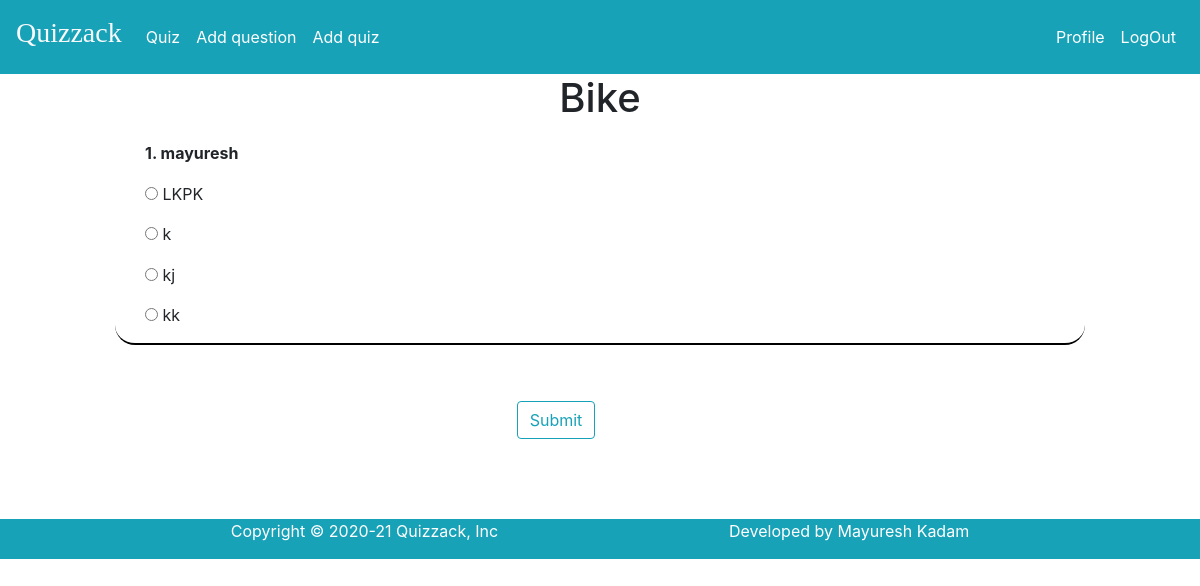
Page /quiz_catalog/quiz_page/bike (signed in) on the earlier database version.
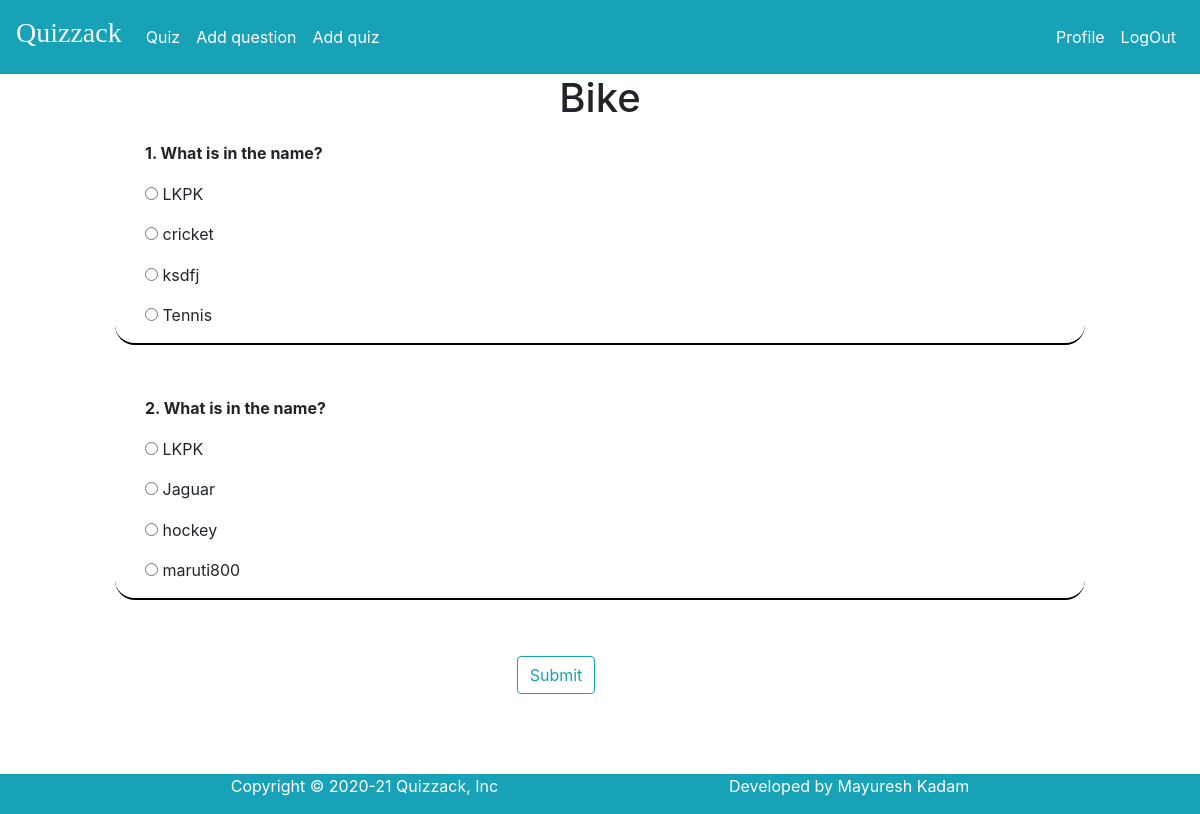
Same page on the later database version.
### blog/models.py (models this page shows, shortened)
class quiz(models.Model):
	question = models.CharField(max_length=500, default="")
	option1 = models.CharField(max_length=100, default="")
	option2 = models.CharField(max_length=100, default="")
	option3 = models.CharField(max_length=100, default="")
	option4 = models.CharField(max_length=100, default="")
	answer = models.CharField(max_length=100, default="")
	catogaries = models.CharField(max_length=100,default="")
	hint = models.CharField(max_length=500, default="")
	student = models.ForeignKey(User,on_delete=models.CASCADE)

### blog/views.py (the view)
# urls.py: path('quiz_page/',blog_views.quiz_page, name="quiz_page"),
@login_required
def quiz_page(request,cat):
	try:
		x=quiz.objects.filter(catogaries=cat)
	except:
		messages.success(request,f'Category not selected.')
		return HttpResponseRedirect(request.META.get('HTTP_REFERER'))
	context1={
	 'quizs':x,
	 'totalq':len(x),
	 'category':cat,
	}
	return render(request,'blog/quiz_page.html',context1)

### blog/Templates/blog/quiz_page.html (shortened to what this page needs)
{% extends "blog/base.html" %}
{% block content %}
<div class="row">
<div class="col-sm-1"></div>
<div class="col-sm-10">
<form action="../result" method="POST">
  <div style="text-align: center"><h1>{{category|capfirst}}</h1></div>
  {% for que in quizs%}
  <div class="container" style="border-bottom
  :2px solid black;border-radius: 20px;margin-top:2%;">
    <div class="col-md-10">
      <p><b>{{ forloop.counter }}. {{ que.question }}</b></p>
    </div>
    <div class="col-md-1"></div>
    <div class="col-md-3">
      <p>
      <input type="radio" name="{{ que.id }}" value="{{ que.option1 }}">
      {{ que.option1 }}
    </p>
    </div>
    <div class="col-md-3">
      <p>
      <input type="radio" name="{{ que.id }}" value="{{ que.option2 }}">
      {{ que.option2 }}
    </p>
    </div>
    <div class="col-md-1"></div>
    <div class="col-md-3">
      <p>
      <input type="radio" name="{{ que.id }}" value="{{ que.option3 }}">
      {{ que.option3 }}
    </p>
    </div>
    <div class="col-md-3">
      <p>
      <input class="form_control" type="radio" name="{{ que.id }}" value="{{ que.option4 }}">
      {{ que.option4 }}
    </p>
    </div>
    </div>
  <div class="py-3"></div>
  {% endfor %}
  <br>
  <div class="row">
    <div class="col-sm-5">
    </div>
    <div class="col-xs-2">
      <button type="submit" class="btn btn-outline-info">Submit</button>
    </div>
  </div>
  <br>
  <br>
</form>
</div>
</div>
{% endblock content %}

Differences in the rows shown:
removed quiz: catogaries "Bike", question "mayuresh", option1 "LKPK", option2 "k", option3 "kj", option4 "kk"
added quiz: question "What is in the name?", option1 "LKPK", option2 "cricket", option3 "ksdfj", option4 "Tennis"
added quiz: question "What is in the name?", option1 "LKPK", option2 "Jaguar", option3 "hockey", option4 "maruti800"
Other differences:
{{ category|capfirst }}: (not shown) → "Bike"
